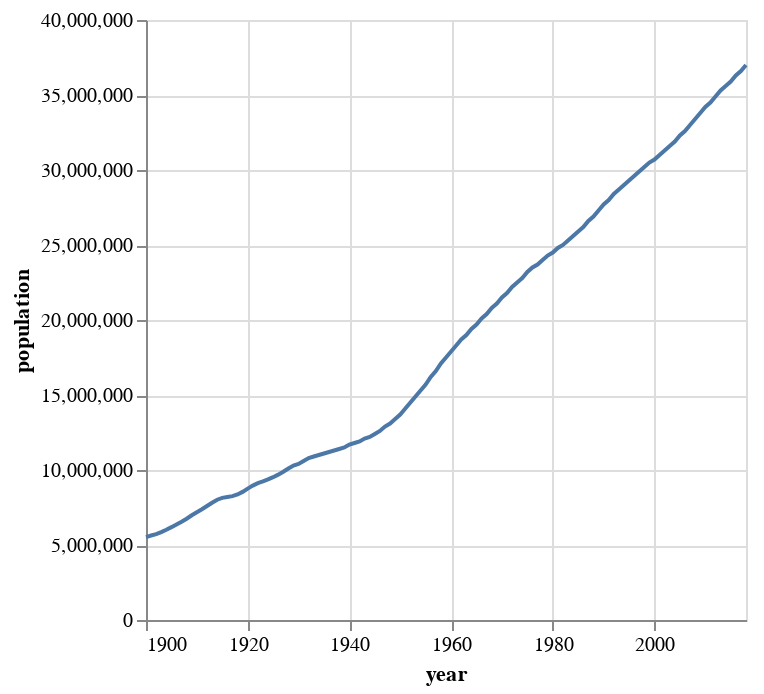

Notebook code cell kept with this figure:
### Markdown cell above
<div class="alert alert-info" style="color:black; padding: 15px; border-radius: 8px; background-color:#eaf4ff;">
  <h2>Exploratory Task: Canada’s Population Over Time</h2>

  <p><strong>Guiding Question:</strong>
    <em>How has the population of Canada changed over time?</em>
  </p>

  <p>We will begin by preparing our data:</p>
  <ul>
    <li>Create a dataframe filtered to include <strong>only Canada</strong>.</li>
    <li>Use <code>mark_line</code> to represent data items.</li>
    <li>Encode <code>year</code> on the <strong>x channel</strong>.</li>
    <li>Encode <code>population</code> on the <strong>y channel</strong>.</li>
  </ul>
</div>

### Code cell
canada_data = data.query('country == "Canada"').copy()

canada_line = alt.Chart(canada_data).mark_line().encode(
    alt.X('year:T'),
    alt.Y('population:Q'),
)
# Show plot
canada_line
